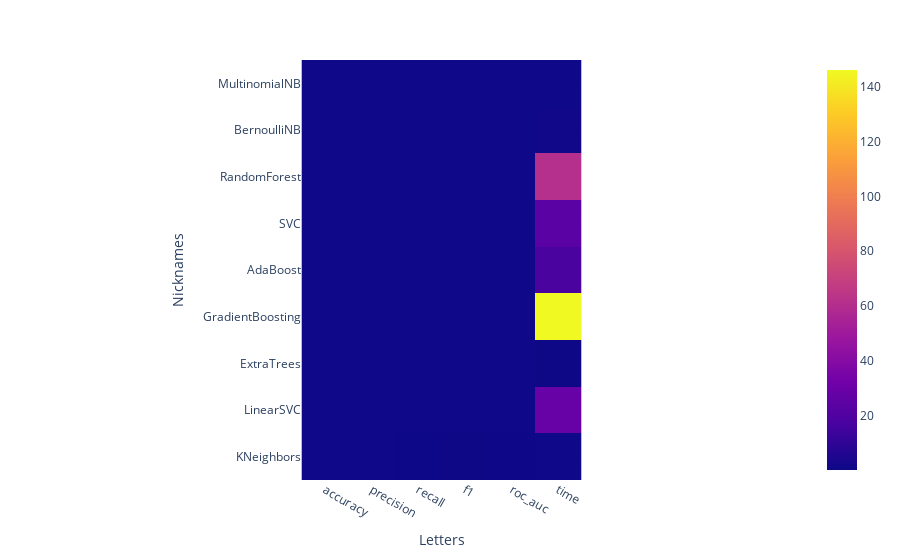

The code cell stored with this chart in its notebook:
### Code cell
fig = px.imshow(df_tot)
fig.update_layout(xaxis={'title': 'Letters'}, yaxis={'title': 'Nicknames'})
fig.show()

### Figure 1 — Plotly figure (JSON) as saved in the notebook; plotly's stock layout.template omitted (floating-point values rounded to 4 significant figures)
{"data": [{"coloraxis": "coloraxis", "hovertemplate": "x: %{x}<br>y: %{y}<br>color: %{z}<extra></extra>", "name": "0", "type": "heatmap", "x": ["accuracy", "precision", "recall", "f1", "roc_auc", "time"], "xaxis": "x", "y": ["MultinomialNB", "BernoulliNB", "RandomForest", "SVC", "AdaBoost", "GradientBoosting", "ExtraTrees", "LinearSVC", "KNeighbors"], "yaxis": "y", "z": [[0.993, 1, 0.947, 0.973, 0.973, 0.98], [0.992, 0.984, 0.954, 0.969, 0.976, 1.22], [0.991, 1, 0.931, 0.964, 0.966, 61.04], [0.989, 1, 0.916, 0.956, 0.958, 23.78], [0.989, 1, 0.916, 0.956, 0.958, 18.38], [0.981, 0.974, 0.87, 0.919, 0.933, 146.0], [0.974, 0.991, 0.802, 0.886, 0.9, 0.63], [0.961, 0.91, 0.771, 0.835, 0.88, 28.51], [0.911, 1, 0.298, 0.459, 0.649, 0.84]]}], "layout": {"coloraxis": {"colorscale": [[0, "#0d0887"], [0.1111, "#46039f"], [0.2222, "#7201a8"], [0.3333, "#9c179e"], [0.4444, "#bd3786"], [0.5556, "#d8576b"], [0.6667, "#ed7953"], [0.7778, "#fb9f3a"], [0.8889, "#fdca26"], [1, "#f0f921"]]}, "margin": {"t": 60}, "xaxis": {"anchor": "y", "constrain": "domain", "domain": [0, 1], "scaleanchor": "y", "title": {"text": "Letters"}}, "yaxis": {"anchor": "x", "autorange": "reversed", "constrain": "domain", "domain": [0, 1], "title": {"text": "Nicknames"}}}}
